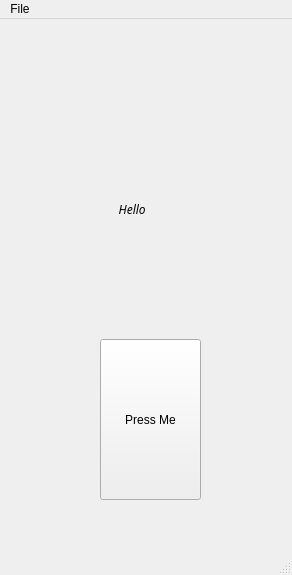
<?xml version="1.0" encoding="UTF-8"?>
<ui version="4.0">
 <class>MainWindow</class>
 <widget class="QMainWindow" name="MainWindow">
  <property name="geometry">
   <rect>
    <x>0</x>
    <y>0</y>
    <width>292</width>
    <height>575</height>
   </rect>
  </property>
  <property name="windowTitle">
   <string>MainWindow</string>
  </property>
  <widget class="QWidget" name="centralwidget">
   <widget class="QPushButton" name="Button1">
    <property name="geometry">
     <rect>
      <x>100</x>
      <y>320</y>
      <width>101</width>
      <height>161</height>
     </rect>
    </property>
    <property name="text">
     <string>Press Me</string>
    </property>
   </widget>
   <widget class="QLabel" name="label1">
    <property name="geometry">
     <rect>
      <x>100</x>
      <y>70</y>
      <width>101</width>
      <height>241</height>
     </rect>
    </property>
    <property name="font">
     <font>
      <family>Waree</family>
      <italic>true</italic>
     </font>
    </property>
    <property name="text">
     <string>      Hello</string>
    </property>
   </widget>
  </widget>
  <widget class="QMenuBar" name="menubar">
   <property name="geometry">
    <rect>
     <x>0</x>
     <y>0</y>
     <width>292</width>
     <height>23</height>
    </rect>
   </property>
   <widget class="QMenu" name="menuFile">
    <property name="title">
     <string>File</string>
    </property>
    <addaction name="actionQuit"/>
   </widget>
   <addaction name="menuFile"/>
  </widget>
  <widget class="QStatusBar" name="statusbar"/>
  <action name="actionQuit">
   <property name="text">
    <string>Quit</string>
   </property>
  </action>
 </widget>
 <resources/>
 <connections/>
</ui>
